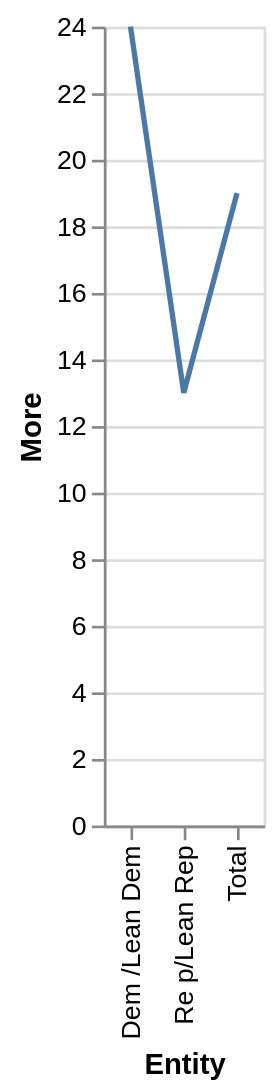

The specification (Vega-Lite) saved for this image:
### Vega-Lite specification from a JSON file in a GitHub repository (floating-point values rounded to 4 significant figures)
{"$schema": "https://vega.github.io/schema/vega-lite/v5.json", "description": "Line chart auto-generated from CSV", "data": {"values": [{"Entity": "Dem /Lean Dem", "More": "24", "About the same": "57", "Less": "18"}, {"Entity": "Re p/Lean Rep", "More": "13", "About the same": "61", "Less": "24"}, {"Entity": "Total", "More": "19", "About the same": "59", "Less": "21"}]}, "mark": "line", "encoding": {"x": {"field": "Entity", "type": "ordinal"}, "y": {"field": "More", "type": "quantitative"}}}
